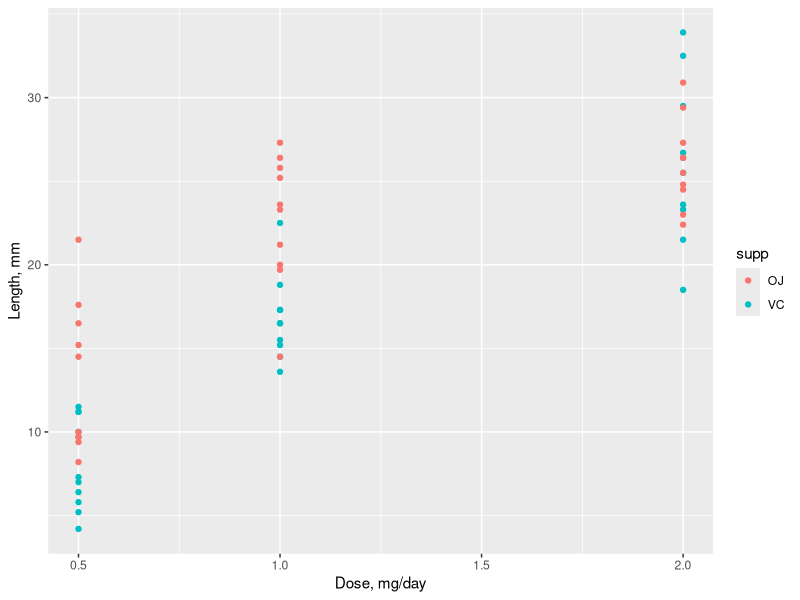

Source code (R): (Note: this script raises an error after producing the figure.)
library(ggplot2)
library(data.table)
library(R.utils)

library(datasets)
data(ToothGrowth)

tg <- as.data.table(ToothGrowth) # data loaded as data.table

print(str(tg))

print(summary(tg))

print(table(tg$supp, tg$dose))

# We plot length versus dose, for a different supplement marked by color.
g <- ggplot(tg, aes(x = dose, y = len, colour = supp))
g <- g + geom_point() + xlab("Dose, mg/day") + ylab("Length, mm")
# g <- g + ggtitle("Length vs Dose")
print(g)

# Next, we explore mean teeth length values grouped by supplement and dose, as well as std.deviation.
q <- tg[, .(mean(len), sd(len)), by=c("dose", "supp")]
setnames(q, "V1", "mean_len")
setnames(q, "V2", "std.dev")
print(q)

#Our null hypothesis is that the mean tooth growth for
#the orange juice (OJ) group is equal to the mean tooth growth of the
#ascorbic acid (VC) group, for the same dosage of vitamin C.

# $H_0: \mu_{OJ} - \mu_{VC} == 0$

# The alternative hypothesis is that they are not equal.

# $H_a: \mu_{OJ} - \mu_{VC} > 0$

# We assume $\alpha=0.05$, which corresponds to a 95% confidence interval.

# We split our data table into three ones by the dose value.

split.data.table <- function(x, f, drop = FALSE, by, flatten = FALSE, ...){
    if(missing(by) && !missing(f)) by = f
    stopifnot(!missing(by), is.character(by), is.logical(drop), is.logical(flatten), !".ll" %in% names(x), by %in% names(x), !"nm" %in% by)
    if(!flatten){
        .by = by[1L]
        tmp = x[, list(.ll=list(.SD)), by = .by, .SDcols = if(drop) setdiff(names(x), .by) else names(x)]
        setattr(ll <- tmp$.ll, "names", tmp[[.by]])
        if(length(by) > 1L) return(lapply(ll, split.data.table, drop = drop, by = by[-1L])) else return(ll)
    } else {
        tmp = x[, list(.ll=list(.SD)), by=by, .SDcols = if(drop) setdiff(names(x), by) else names(x)]
        setattr(ll <- tmp$.ll, 'names', tmp[, .(nm = paste(.SD, collapse = ".")), by = by, .SDcols = by]$nm)
        return(ll)
    }
}

t <- split.data.table(tg, by = "dose", drop= TRUE, flatten = TRUE)

### Dose Value 0.5 mg/day
t_05 <- t.test(len ~ supp, paired = FALSE, var.equal = FALSE, data = t[[1]])
p_05 <- round(t_05$p.value, 3)
printf("p-value = %.3f", p_05)
printf("95 percent confidence interval: %.3f %.3f", t_05$conf[1], t_05$conf[2])

# P-value is very small, only about `r p_05` which allow us safely reject null hypothesis
# using this most permissive test. Confidence interval is clearly above zero,
# which favors alternative hypothesis.

### Dose Value 1.0 mg/day
t_10 <- t.test(len ~ supp, paired = FALSE, var.equal = FALSE, data = t[[2]])
p_10 <- round(t_10$p.value, 3)
printf("p-value = %.3f", p_10)
printf("95 percent confidence interval: %.3f %.3f", t_10$conf[1], t_10$conf[2])

#P-value is very small as well, about `r p_10`, which allow us reject null hypothesis.
#Confidence interval is clearly above zero, which favors alternative hypothesis.

### Dose Value 2.0 mg/day
t_20 <- t.test(len ~ supp, paired = FALSE, var.equal = FALSE, data = t[[3]])
p_20 <- round(t_20$p.value, 3)
printf("p-value = %.3f", p_20)
printf("95 percent confidence interval: %.3f %.3f", t_20$conf[1], t_20$conf[2])

# Here p-value is very large, equal to `r p_20`, confidence interval is large as well,
# almost symmetric and clearly contains 0. Here we fail to reject null hypothesis.

# Lets try for dose 2.0 mg/day t-test assuming that data are paired and variance is equal.
# Sort data first and then apply t-test with paired equal to true, and var.equal set to true as well.
# That procedure will produce smallest p-value and smallest confidence interval, which might allow us
# to reject null hypothesis.

d <- t[[3]]
d <- d[with(d, order(supp, len)), ]
t_20p <- t.test(len ~ supp, paired = TRUE, var.equal = TRUE, data = d)
p_20p <- round(t_20p$p.value, 3)
printf("p-value = %.3f", p_20p)
printf("95 percent confidence interval: %.3f %.3f", t_20p$conf[1], t_20p$conf[2])

#As one can see, confidence interval gets a lot smaller than in previous test, and p-value of `r p_20p`
#is smaller as well.  Nveretheless, it is still very clear, that we cannot reject null hypothesis.

#We observe that guinea pig teeth could grow up to 33.9mm. That would be one charming and dangerous pig!
